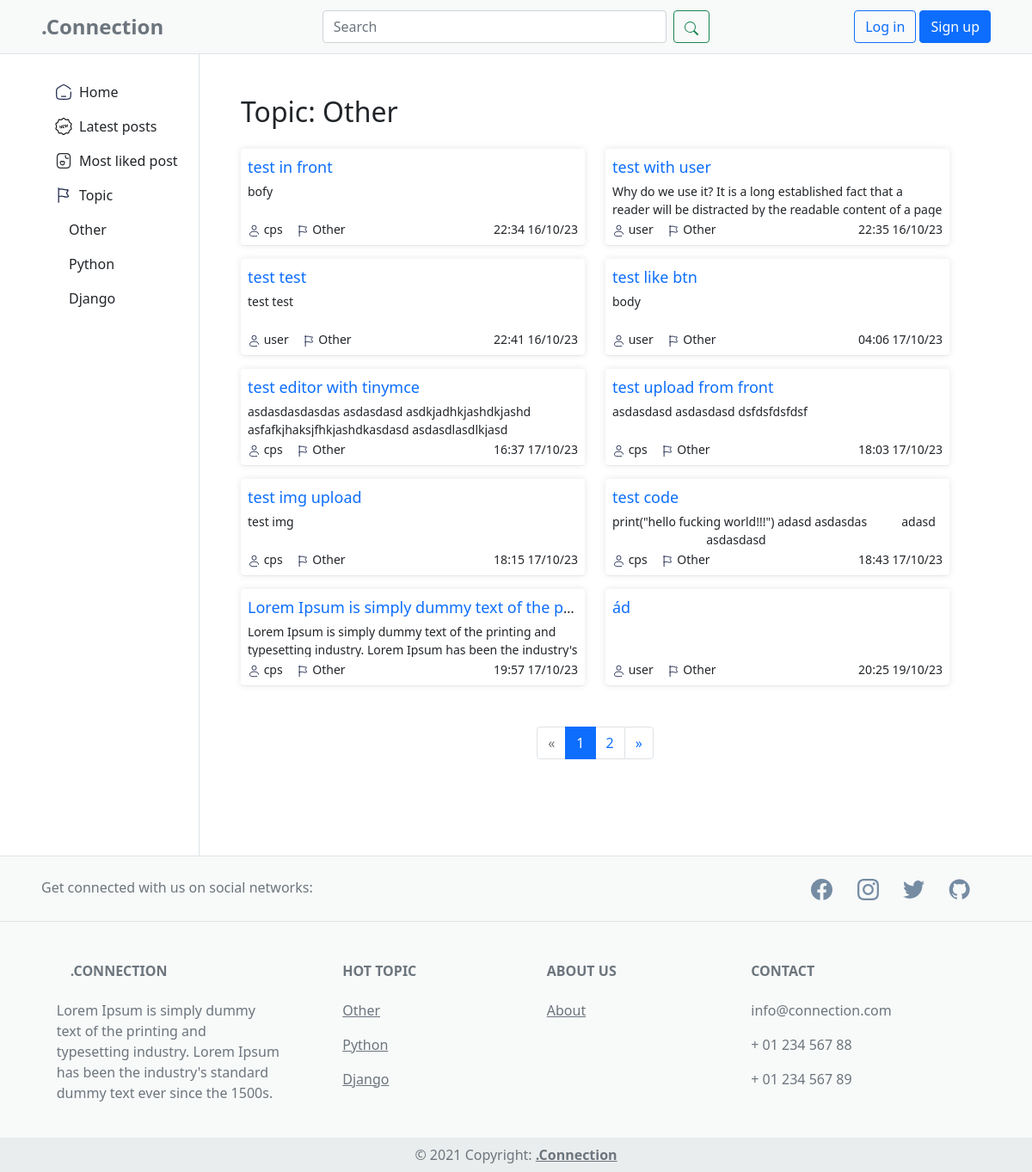
Page /posts/topic/1/ on the earlier database version.
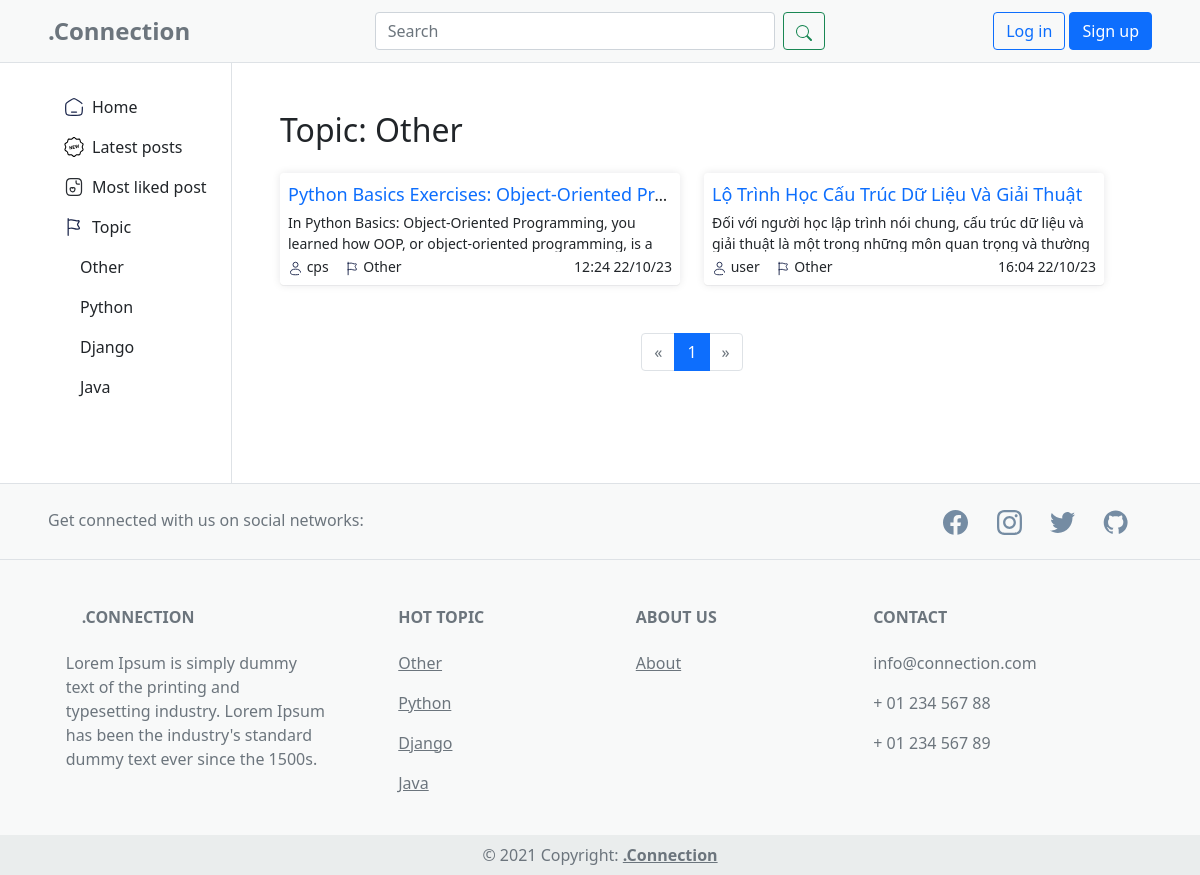
Same page on the later database version.
### app/models.py (models this page shows, shortened)
class Topic(models.Model):
    name = models.CharField(max_length=100)
    def __str__(self):
        return self.name

class Post(models.Model):
    title = models.CharField(max_length=200)
    content = HTMLField()
    user = models.ForeignKey(User, on_delete=models.CASCADE, default=None)
    likes = models.ManyToManyField(User, related_name='liked_posts')
    pub_date = models.DateTimeField(auto_now_add=True)
    topic = models.ForeignKey(Topic, on_delete=models.CASCADE, default=1)

### app/views.py (the view)
# urls.py: path('posts/topic/<int:topic_id>/', views.ListPostByTopic.as_view(), name='post_by_topic'),
class ListPostByTopic(ListView):
    model = Post
    template_name = 'app/post_by_topic.html'
    context_object_name = 'post_by_topic'
    paginate_by = 10
    def get_queryset(self):
        topic_id = self.kwargs.get('topic_id')
        return Post.objects.filter(topic_id=topic_id)
    def get_context_data(self, **kwargs):
        context = super().get_context_data(**kwargs)
        topic_id = self.kwargs.get('topic_id')
        topic = Topic.objects.get(id=topic_id)
        context['topic_name'] = topic.name
        paginator = context['paginator']
        page = self.request.GET.get('page')
        try:
            posts = paginator.get_page(page)
        except EmptyPage:
            posts = paginator.get_page(1)
        current_page = posts.number
        total_pages = paginator.num_pages
        if total_pages <= 5:
            page_range = range(1, total_pages + 1)
        elif current_page <= 3:
            page_range = range(1, 6)
        elif current_page >= total_pages - 2:
            page_range = range(total_pages - 4, total_pages + 1)
        else:
            page_range = range(current_page - 2, current_page + 3)
        context['page_range'] = page_range
        return context

### app/context_processors.py (called while the page is built)
def topics(request):
    topics = Topic.objects.all()
    return {'topics': topics}

### templates/app/post_by_topic.html (shortened to what this page needs)
{% extends "components/base.html"%}
{% load static %}
{% block extrastyles %}
<link rel="stylesheet" type="text/css" href="{% static 'css/app.css' %}" />
{% endblock extrastyles %}
{% block content %}
<h2>Topic: {{topic_name}}</h2>
<div class="main-body-posts">
  <div class="row">
    {% for post in post_by_topic %}
    <div class="col-xl-6">
      <div class="rounded p-2 mt-3 post-card">
        <div class="text-truncate mb-1">
          <a class="text-decoration-none text-md" href="{% url 'post' id=post.id %}">{{ post.title }}</a>
        </div>
        <div>
          <p class="m-0 text-truncate text-sm text-wrap post-content">
            {{ post.content|striptags }}
          </p>
          <div class="m-0 mt-1 text-sm d-flex justify-content-between">
            <div class="d-flex gap-3">
              <div>
                <span>{{post.user}}</span>
              </div>
              <div>
                <span>{{post.topic}}</span>
              </div>
            </div>
            <span>{{post.pub_date|date:"H:i d/m/y" }}</span>
          </div>
        </div>
      </div>
    </div>
    {% endfor %}
  </div>
</div>
<nav class="d-flex justify-content-center mt-5" aria-label="Pagination">
  <ul class="pagination">
    {% if page_obj.has_previous %}
    <li class="page-item"><a class="page-link" href="?page={{ page_obj.previous_page_number }}">&laquo;</a></li>
    {% else %}
    <li class="page-item disabled"><span class="page-link">&laquo;</span></li>
    {% endif %}
    {% for i in page_range %}
    {% if page_obj.number == i %}
    <li class="page-item active"><span class="page-link">{{ i }} </span></li>
    {% elif i == page_range.0 or i == page_range.1 or i == page_range|last %}
    <li class="page-item"><a class="page-link" href="?page={{ i }}">{{ i }}</a></li>
    {% endif %}
    {% endfor %}
    {% if page_obj.has_next %}
    <li class="page-item"><a class="page-link" href="?page={{ page_obj.next_page_number }}">&raquo;</a></li>
    {% else %}
    <li class="page-item disabled"><span class="page-link">&raquo;</span></li>
    {% endif %}
  </ul>
</nav>
{% endblock content %}

### templates/components/side.html (shortened to what this page needs)
<div class="col-2 d-none d-lg-block border-end px-0">
  <div class="d-flex flex-column align-items-center align-items-sm-start px-3 pt-2 text-white">
    <ul class="nav nav-pills flex-column mb-sm-auto mb-0 mt-3 align-items-center align-items-sm-start" id="menu">
      <li class="nav-item">
        <a href="{% url "index" %}" class="nav-link align-middle px-0 d-flex align-items-center gap-1">
          <span class="ms-1 d-none d-sm-inline text-dark side-ele">
            Home
          </span>
        </a>
      </li>
      <li>
        <a href="{% url "latest_posts" %}" class="nav-link px-0 align-middle d-flex align-items-center gap-1">
          <span class="ms-1 d-none d-sm-inline text-dark side-ele">Latest posts</span></a>
      </li>
      <li>
        <a href="{% url "most_liked_posts" %}" class="nav-link px-0 align-middle d-flex align-items-center gap-1">
          <span class="ms-1 d-none d-sm-inline text-dark side-ele">Most liked post</span></a>
      </li>
      <li>
        <a href="#submenu1" data-bs-toggle="collapse" class="nav-link px-0 align-middle d-flex align-items-center gap-1">
          <span class="ms-1 d-none d-sm-inline text-dark side-ele">Topic </span>
        </a>
        <ul class="collapse show nav flex-column ms-xxl-5 ms-3" id="submenu1" data-bs-parent="#menu">
          {% for topic in topics %}
          <li class="">
            <a href="{% url "post_by_topic" topic.id %}" class="nav-link px-0">
              <span class="d-none d-sm-inline text-dark side-ele">{{topic}}</span>
            </a>
          </li>
          {% endfor %}
        </ul>
      </li>
    </ul>
  </div>
</div>

### templates/components/footer.html (shortened to what this page needs)
<footer class="text-center text-lg-start footer text-muted">
  <section class="d-flex justify-content-center justify-content-lg-between p-4 px-5 border-bottom">
    <div class="me-5 d-none d-lg-block">
      <span>Get connected with us on social networks:</span>
    </div>
    <div>
      <a href="#" class="me-4 link-secondary text-decoration-none">
      </a>
      <a href="#" class="me-4 link-secondary text-decoration-none">
      </a>
      <a href="#" class="me-4 link-secondary text-decoration-none">
      </a>
      <a href="#" class="me-4 link-secondary text-decoration-none">
      </a>
    </div>
  </section>
  <section class="">
    <div class="container text-center text-md-start mt-5">
      <div class="row mt-3">
        <div class="col-md-3 col-lg-4 col-xl-3 mx-auto mb-4">
          <h6 class="text-uppercase fw-bold mb-4">
            .Connection
          </h6>
          <p>
            Lorem Ipsum is simply dummy text of the printing and typesetting industry. Lorem Ipsum has been the
            industry's standard dummy text ever since the 1500s.
          </p>
        </div>
        <div class="col-md-2 col-lg-2 col-xl-2 mx-auto mb-4">
          <h6 class="text-uppercase fw-bold mb-4">Hot Topic</h6>
          {% for topic in topics %}
          <p>
            <a href="{% url "post_by_topic" topic.id %}" class="text-reset">{{topic}}</a>
          </p>
          {% endfor %}
        </div>
        <div class="col-md-3 col-lg-2 col-xl-2 mx-auto mb-4">
          <h6 class="text-uppercase fw-bold mb-4">About us</h6>
          <p>
            <a href="#!" class="text-reset">About</a>
          </p>
        </div>
        <div class="col-md-4 col-lg-3 col-xl-3 mx-auto mb-md-0 mb-4">
          <h6 class="text-uppercase fw-bold mb-4">Contact</h6>
          <p>
            info@connection.com
          </p>
          <p>
            + 01 234 567 88
          </p>
          <p>
            + 01 234 567 89
          </p>
        </div>
      </div>
    </div>
  </section>
  <div class="text-center p-2" style="background-color: #EAEDED">
    © 2021 Copyright:
    <a class="text-reset fw-bold" href="#">.Connection</a>
  </div>
</footer>

Differences in the rows shown:
removed Post: title "test in front", content "bofy", user "cps", topic "Other", pub_date "22:34 16/10/23"
removed Post: title "test with user", content "Why do we use it? It is a long established fact that a reader will be distracted by the readable content of a page…", user "user", topic "Other", pub_date "22:35 16/10/23"
removed Post: title "test test", content "test test", user "user", topic "Other", pub_date "22:41 16/10/23"
removed Post: title "test like btn", content "body", user "user", topic "Other", pub_date "04:06 17/10/23"
removed Post: title "test editor with tinymce", content "asdasdasdasdas asdasdasd asdkjadhkjashdkjashd asfafkjhaksjfhkjashdkasdasd asdasdlasdlkjasd…", user "cps", topic "Other", pub_date "16:37 17/10/23"
removed Post: title "test upload from front", content "asdasdasd asdasdasd dsfdsfdsfdsf", user "cps", topic "Other", pub_date "18:03 17/10/23"
removed Post: title "test img upload", content "test img", user "cps", topic "Other", pub_date "18:15 17/10/23"
removed Post: title "test code", content "print(\"hello fucking world!!!\") adasd asdasdas adasd asdasdasd", user "cps", topic "Other", pub_date "18:43 17/10/23"
removed Post: title "Lorem Ipsum is simply dummy text of the p…", content "Lorem Ipsum is simply dummy text of the printing and typesetting industry. Lorem Ipsum has been the industry's…", user "cps", topic "Other", pub_date "19:57 17/10/23"
removed Post: title "ád", user "user", topic "Other", pub_date "20:25 19/10/23"
added Topic: name "Java"
added Post: title "Python Basics Exercises: Object-Oriented Pr…", content "In Python Basics: Object-Oriented Programming, you learned how OOP, or object-oriented programming, is a…", user "cps", topic "Other", pub_date "12:24 22/10/23"
added Post: title "Lộ Trình Học Cấu Trúc Dữ Liệu Và Giải Thuật", content "Đối với người học lập trình nói chung, cấu trúc dữ liệu và giải thuật là một trong những môn quan trọng và thường…", user "user", topic "Other", pub_date "16:04 22/10/23"
Other differences:
list line gone: "2"
